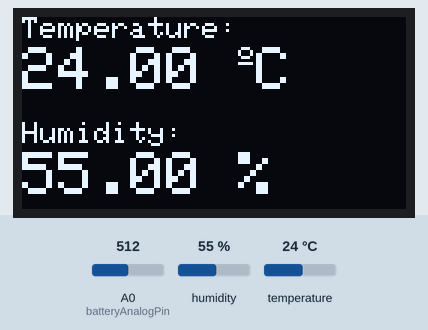
Simulated run of this sketch. Board: ESP8266 (Wemos D1 mini). Shown: 128×64 one-colour display. The inputs (shaded band) are chosen by the test bench; at power-on: humidity 55 %, temperature 24 °C, A0 (batteryAnalogPin) = 512. What the sketch prints to the serial monitor is not drawn.

Above: at 3.6 s.
3.7 s: humidity set to 22 %
At 5.9 s:
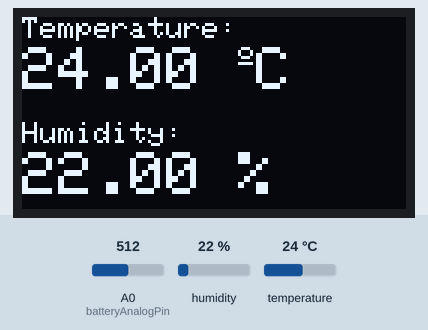
7.1 s: temperature set to 12 °C
At 9.3 s:
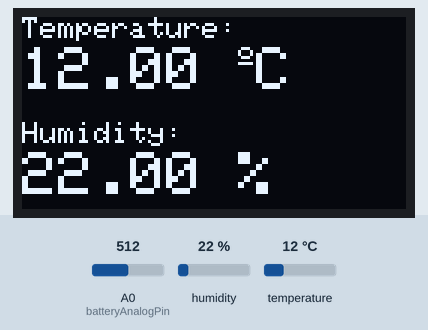
10.4 s: A0 (batteryAnalogPin) set to 448
13.7 s: A0 (batteryAnalogPin) set to 425
20.2 s: humidity set to 40 %
At 23.5 s:
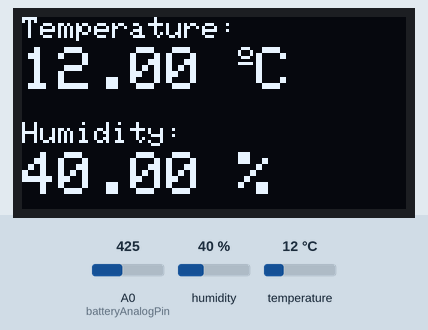
23.8 s: temperature set to 19 °C
At 26.1 s:
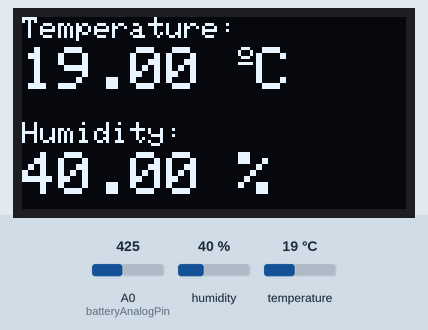
Timing chart, 0 to 27.6 s (numbered marks = the images above; inputs shaded):
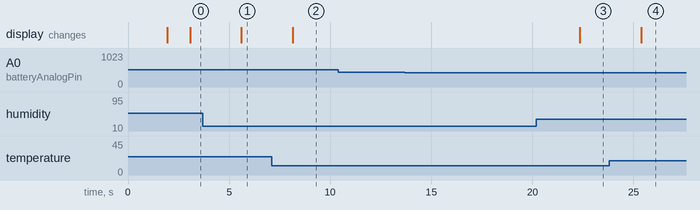

Measured:
- after the input at 3.7 s, the display: changes after 1.9 s (image 1)
- after the input at 7.1 s, the display: changes after 1.1 s (image 2)
- after the input at 10.4 s, every drawn part: stays the same
- after the input at 13.7 s, every drawn part: stays the same
- after the input at 20.2 s, the display: changes after 2.1 s (image 3)
- after the input at 23.8 s, the display: changes after 1.6 s (image 4)

The sketch:

RemoteBatteryMonitoringCode.ino
```cpp
// Fill-in information from your Blynk Template here
#define BLYNK_TEMPLATE_ID "TMPxxx-xxx-xxx"
#define BLYNK_DEVICE_NAME "Smart IoT"

#define BLYNK_FIRMWARE_VERSION        "0.1.0"

#define BLYNK_PRINT Serial
//#define BLYNK_DEBUG

#define APP_DEBUG

// Uncomment your board, or configure a custom board in Settings.h
//#define USE_SPARKFUN_BLYNK_BOARD
#define USE_NODE_MCU_BOARD
//#define USE_WITTY_CLOUD_BOARD
//#define USE_WEMOS_D1_MINI

#include "BlynkEdgent.h"
#include <DHT.h>
#include <Adafruit_GFX.h>
#include <Adafruit_SSD1306.h>

#define SCREEN_WIDTH 128    // OLED display width, in pixels
#define SCREEN_HEIGHT 64    // OLED display height, in pixels
#define OLED_RESET_PIN -1   // Reset pin # (or -1 if sharing Arduino reset pin)

#define DHT_SENSOR_TYPE DHT22   // DHT 22
#define DHT_SENSOR_PIN D4       // DHT22 Pin D4(GPIO 2)


DHT climateSensor(DHT_SENSOR_PIN, DHT_SENSOR_TYPE);
Adafruit_SSD1306 oledDisplay(SCREEN_WIDTH, SCREEN_HEIGHT, &Wire, OLED_RESET_PIN);

float batteryVoltage;
int batteryLevel;
int batteryAnalogPin = A0;    // Analog input pin
int rawAnalogValue;
float voltageOffset = 0.40;   // Check Battery voltage using multimeter & add/subtract the value


void setup()
{
  Serial.begin(115200);
  delay(100);

  BlynkEdgent.begin();

  climateSensor.begin();
  oledDisplay.begin(SSD1306_SWITCHCAPVCC, 0x3C); //initialize with the I2C addr 0x3C (128x64)
  oledDisplay.clearDisplay();
  oledDisplay.setTextColor(WHITE);

  delay(100);
}

void loop() {
  BlynkEdgent.run();
  float temperature = climateSensor.readTemperature();
  float humidity = climateSensor.readHumidity();

  rawAnalogValue = analogRead(batteryAnalogPin);
  batteryVoltage = (((rawAnalogValue * 3.3) / 1024) * 2 + voltageOffset);

  batteryLevel = mapfloat(batteryVoltage, 2.8, 4.2, 0, 100);

  if (batteryLevel >= 100)
  {
    batteryLevel = 100;
  }
  if (batteryLevel <= 0)
  {
    batteryLevel = 1;
  }

  //send data to blynk
  Blynk.virtualWrite(V1, temperature);
  Blynk.virtualWrite(V2, humidity);
  Blynk.virtualWrite(V3, batteryVoltage);
  Blynk.virtualWrite(V4, batteryLevel);

  //Print data on serial monitor
  Serial.print("Temperature: ");
  Serial.print(temperature);
  Serial.println(" *C");

  Serial.print("Humidity: ");
  Serial.print(humidity);
  Serial.println(" %");

  Serial.print("Analog Value = ");
  Serial.println(rawAnalogValue);
  Serial.print("Output Voltage = ");
  Serial.println(batteryVoltage);
  Serial.print("Battery Percentage = ");
  Serial.println(batteryLevel);

  Serial.println();
  Serial.println("****************************");
  Serial.println();
  delay(1000);

  if (batteryLevel <= 30)
  {
    Serial.println("Battery level below 30%, Charge battery on time");
    Blynk.logEvent("battery_low", "Battery is getting low.... Plugin to charge") ;
    delay(500);
  }

  // display temperature on OLED
  oledDisplay.clearDisplay();
  oledDisplay.setTextColor(WHITE);
  oledDisplay.setTextSize(1);
  oledDisplay.setCursor(0, 0);
  oledDisplay.print("Temperature: ");
  oledDisplay.setTextSize(2);
  oledDisplay.setCursor(0, 10);
  oledDisplay.print(temperature);
  oledDisplay.print(" ");
  oledDisplay.setTextSize(1);
  oledDisplay.cp437(true);
  oledDisplay.write(167);
  oledDisplay.setTextSize(2);
  oledDisplay.print("C");

  // display humidity on OLED
  oledDisplay.setTextSize(1);
  oledDisplay.setCursor(0, 35);
  oledDisplay.print("Humidity: ");
  oledDisplay.setTextSize(2);
  oledDisplay.setCursor(0, 45);
  oledDisplay.print(humidity);
  oledDisplay.print(" %");

  oledDisplay.display();
  delay(1500);
}

float mapfloat(float x, float in_min, float in_max, float out_min, float out_max)
{
  return (x - in_min) * (out_max - out_min) / (in_max - in_min) + out_min;
}
```
